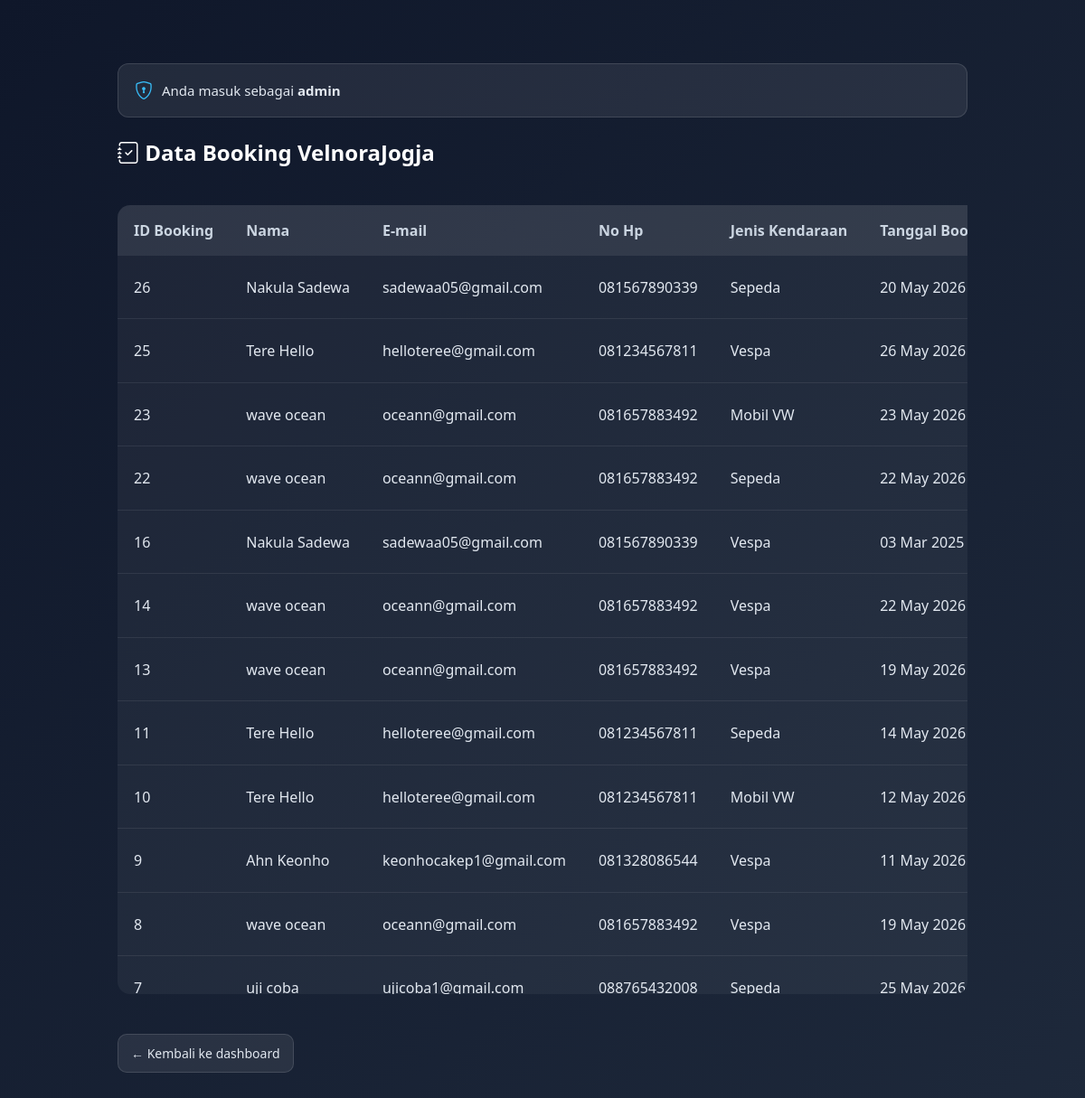
Page /admin/tampil_booking.php (signed in) on the committed database.
### tables this page shows
CREATE TABLE `booking` (
  `id_booking` int(11) NOT NULL,
  `id_kendaraan` char(4) DEFAULT NULL,
  `tanggal` date DEFAULT NULL,
  `lama_sewa` int(11) DEFAULT NULL,
  `metode_pembayaran` varchar(50) DEFAULT NULL,
  `id_user` int(11) NOT NULL,
  `total_harga` int(11) NOT NULL,
  `status` varchar(20) DEFAULT 'booking',
  `status_pembayaran` varchar(50) DEFAULT NULL
);

CREATE TABLE `users` (
  `id_user` int(11) NOT NULL,
  `username` varchar(50) DEFAULT NULL,
  `password` varchar(50) DEFAULT NULL,
  `email` varchar(50) DEFAULT NULL,
  `nama` varchar(50) NOT NULL,
  `no_hp` varchar(20) NOT NULL
);

CREATE TABLE `kendaraan` (
  `id_kendaraan` char(4) NOT NULL,
  `jenis_kendaraan` varchar(50) DEFAULT NULL,
  `harga_sewa` int(11) DEFAULT NULL,
  `gambar` varchar(50) DEFAULT NULL,
  `deskripsi` text DEFAULT NULL,
  `stok` int(11) DEFAULT NULL
);

### admin/tampil_booking.php (the view, shortened to what this page needs)
<!DOCTYPE html>
<html lang="en">
<head>
    <link href="https://cdn.jsdelivr.net/npm/bootstrap@5.3.8/dist/css/bootstrap.min.css" rel="stylesheet">
    <link rel="stylesheet" href="https://cdn.jsdelivr.net/npm/bootstrap-icons@1.10.5/font/bootstrap-icons.css">
    <link rel="stylesheet" href="../css/styleAdmin.css">
</head>
<body class="tampil-data">
<div class="container container-box">
    <div class="admin-info">
        <i class="bi bi-shield-lock"></i>
        <span>Anda masuk sebagai <b><?= $_SESSION['admin_username']; ?></b></span>
    </div>
    <div class="topbar">
        <h1><i class="bi bi-journal-check"></i> Data Booking VelnoraJogja</h1>
    </div>
    <div class="table-wrapper">
    <table>
        <thead>
        <tr>
            <th>ID Booking</th>
            <th>Nama</th>
            <th>E-mail</th>
            <th>No Hp</th>
            <th>Jenis Kendaraan</th>
            <th>Tanggal Booking</th>
        </tr>
        </thead>
    <tbody>
        <?php
        include '../proses/koneksi.php';
        $query = mysqli_query($konek, "SELECT booking.*, kendaraan.jenis_kendaraan, users.nama, users.email, users.no_hp,
                kendaraan.harga_sewa,
                (kendaraan.harga_sewa * booking.lama_sewa) AS total_harga
                FROM booking
                JOIN users ON booking.id_user = users.id_user
                JOIN kendaraan ON booking.id_kendaraan = kendaraan.id_kendaraan
                ORDER BY booking.id_booking DESC");
        while($data = mysqli_fetch_array($query)){
        ?>
        <tr>
            <td><?= $data['id_booking']; ?></td>
            <td><?= $data['nama']; ?></td>
            <td><?= $data['email']; ?></td>
            <td><?= $data['no_hp']; ?></td>
            <td><?= $data['jenis_kendaraan']; ?></td>
            <td>
                <?= date('d M Y', strtotime($data['tanggal'])); ?>
            </td>
        </tr>
        <?php } ?>
    </tbody>
    </table>
    </div>
    <br>
    <div class="bottom-bar">
        <a href="dashboard.php" class="btn-back">← Kembali ke dashboard</a>
    </div>
</div>
</body>
</html>

### css/styleAdmin.css (style rules this page uses)
* { margin: 0; padding: 0; box-sizing: border-box; font-family: 'Segoe UI', sans-serif; }
.container-box { padding: 40px; }
.tampil-data { margin: 0; font-family: 'Segoe UI', sans-serif; background: linear-gradient(135deg, #0f172a, #1e293b); color: white; }
.container-box { max-width: 1000px; min-height: 88vh; width: 100%; margin: 40px auto; padding: 30px; overflow-x: auto; }
.admin-info { display: flex; align-items: center; gap: 10px; background: rgba(255,255,255,0.08); border: 1px solid rgba(255,255,255,0.12); padding: 14px 18px; border-radius: 12px; margin-bottom: 25px; color: #e2e8f0; font-size: 15px; }
.admin-info i { color: #38bdf8; font-size: 20px; }
.topbar { display: flex; justify-content: space-between; align-items: center; margin-bottom: 20px; }
.topbar h1 { font-size: 24px; font-weight: 700; }
.table-wrapper { width: 100%; max-height: 65vh; overflow: auto; border-radius: 14px; }
table { width: 100%; border-collapse: collapse; border-radius: 14px; margin-top: 15px; min-width: 800px; overflow: hidden; background: rgba(255,255,255,0.05); }
thead { background: rgba(255,255,255,0.08); }
th, td { padding: 16px 18px; text-align: left; }
th { color: #cbd5e1; font-size: 16px; white-space: nowrap; }
td { color: #e2e8f0; white-space: nowrap; }
tbody { background: transparent; }
tbody tr { border-bottom: 1px solid rgba(255,255,255,0.08); transition: 0.2s; }
.bottom-bar { margin-top: 20px; display: flex; justify-content: flex-start; }
.btn-back { display: inline-block; padding: 10px 14px; border-radius: 10px; background: rgba(255,255,255,0.08); color: #e2e8f0; text-decoration: none; font-size: 14px; border: 1px solid rgba(255,255,255,0.12); transition: 0.2s; }

### rows in the picture
booking: id_booking "26", id_user.nama "Nakula Sadewa", id_user.email "sadewaa05@gmail.com", id_user.no_hp "081567890339", id_kendaraan.jenis_kendaraan "Sepeda", tanggal "20 May 2026"
booking: id_booking "25", id_user.nama "Tere Hello", id_user.email "helloteree@gmail.com", id_user.no_hp "081234567811", id_kendaraan.jenis_kendaraan "Vespa", tanggal "26 May 2026"
booking: id_booking "23", id_user.nama "wave ocean", id_user.email "oceann@gmail.com", id_user.no_hp "081657883492", id_kendaraan.jenis_kendaraan "Mobil VW", tanggal "23 May 2026"
booking: id_booking "22", id_user.nama "wave ocean", id_user.email "oceann@gmail.com", id_user.no_hp "081657883492", id_kendaraan.jenis_kendaraan "Sepeda", tanggal "22 May 2026"
booking: id_booking "16", id_user.nama "Nakula Sadewa", id_user.email "sadewaa05@gmail.com", id_user.no_hp "081567890339", id_kendaraan.jenis_kendaraan "Vespa", tanggal "03 Mar 2025"
booking: id_booking "14", id_user.nama "wave ocean", id_user.email "oceann@gmail.com", id_user.no_hp "081657883492", id_kendaraan.jenis_kendaraan "Vespa", tanggal "22 May 2026"
booking: id_booking "13", id_user.nama "wave ocean", id_user.email "oceann@gmail.com", id_user.no_hp "081657883492", id_kendaraan.jenis_kendaraan "Vespa", tanggal "19 May 2026"
booking: id_booking "11", id_user.nama "Tere Hello", id_user.email "helloteree@gmail.com", id_user.no_hp "081234567811", id_kendaraan.jenis_kendaraan "Sepeda", tanggal "14 May 2026"
booking: id_booking "10", id_user.nama "Tere Hello", id_user.email "helloteree@gmail.com", id_user.no_hp "081234567811", id_kendaraan.jenis_kendaraan "Mobil VW", tanggal "12 May 2026"
booking: id_booking "9", id_user.nama "Ahn Keonho", id_user.email "keonhocakep1@gmail.com", id_user.no_hp "081328086544", id_kendaraan.jenis_kendaraan "Vespa", tanggal "11 May 2026"
booking: id_booking "8", id_user.nama "wave ocean", id_user.email "oceann@gmail.com", id_user.no_hp "081657883492", id_kendaraan.jenis_kendaraan "Vespa", tanggal "19 May 2026"
booking: id_booking "7", id_user.nama "uji coba", id_user.email "ujicoba1@gmail.com", id_user.no_hp "088765432008", id_kendaraan.jenis_kendaraan "Sepeda", tanggal "25 May 2026"

### other values in the picture
$_SESSION['admin_username'] "admin"
